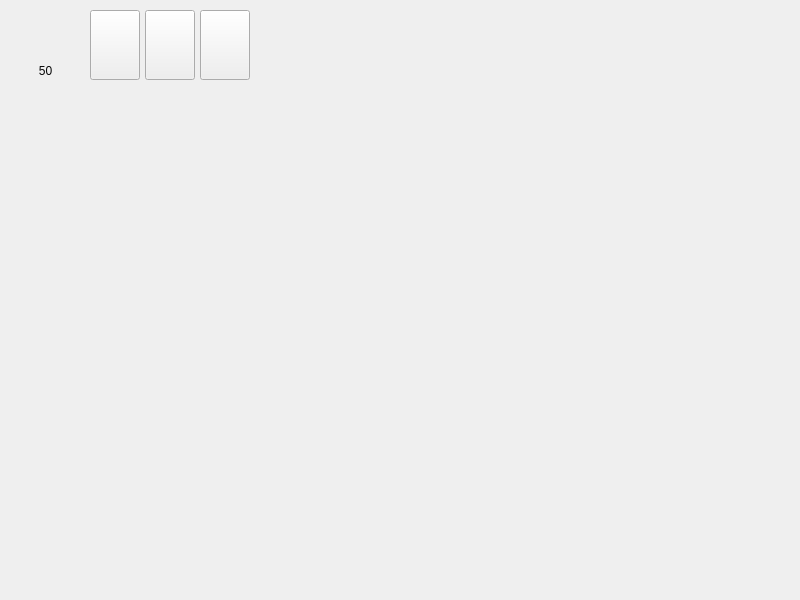
<?xml version="1.0" encoding="UTF-8"?>
<ui version="4.0">
 <class>fightwindow</class>
 <widget class="QWidget" name="fightwindow">
  <property name="geometry">
   <rect>
    <x>0</x>
    <y>0</y>
    <width>800</width>
    <height>600</height>
   </rect>
  </property>
  <property name="minimumSize">
   <size>
    <width>800</width>
    <height>600</height>
   </size>
  </property>
  <property name="windowTitle">
   <string>Plants vs Zombies</string>
  </property>
  <property name="windowIcon">
   <iconset resource="resource.qrc">
    <normaloff>:/resource/newwindowicon.png</normaloff>:/resource/newwindowicon.png</iconset>
  </property>
  <property name="styleSheet">
   <string notr="true"/>
  </property>
  <layout class="QHBoxLayout" name="horizontalLayout">
   <property name="spacing">
    <number>0</number>
   </property>
   <property name="leftMargin">
    <number>0</number>
   </property>
   <property name="topMargin">
    <number>0</number>
   </property>
   <property name="rightMargin">
    <number>0</number>
   </property>
   <property name="bottomMargin">
    <number>0</number>
   </property>
   <item>
    <widget class="QStackedWidget" name="stackedWidget">
     <property name="styleSheet">
      <string notr="true"/>
     </property>
     <widget class="QWidget" name="page">
      <property name="mouseTracking">
       <bool>true</bool>
      </property>
      <property name="styleSheet">
       <string notr="true"/>
      </property>
      <widget class="QWidget" name="widget" native="true">
       <property name="geometry">
        <rect>
         <x>10</x>
         <y>0</y>
         <width>522</width>
         <height>87</height>
        </rect>
       </property>
       <property name="maximumSize">
        <size>
         <width>522</width>
         <height>87</height>
        </size>
       </property>
       <property name="mouseTracking">
        <bool>true</bool>
       </property>
       <property name="styleSheet">
        <string notr="true">background-image: url(:/resource/ChooserBackground.png);</string>
       </property>
       <widget class="QPushButton" name="pushButton_card_sunflower">
        <property name="geometry">
         <rect>
          <x>80</x>
          <y>10</y>
          <width>50</width>
          <height>70</height>
         </rect>
        </property>
        <property name="cursor">
         <cursorShape>ArrowCursor</cursorShape>
        </property>
        <property name="styleSheet">
         <string notr="true">border-image: url(:/resource/向日葵卡片.png);</string>
        </property>
        <property name="text">
         <string/>
        </property>
       </widget>
       <widget class="QPushButton" name="pushButton_card_pea">
        <property name="geometry">
         <rect>
          <x>135</x>
          <y>10</y>
          <width>50</width>
          <height>70</height>
         </rect>
        </property>
        <property name="cursor">
         <cursorShape>ArrowCursor</cursorShape>
        </property>
        <property name="styleSheet">
         <string notr="true">border-image: url(:/resource/豌豆卡片.png);</string>
        </property>
        <property name="text">
         <string/>
        </property>
       </widget>
       <widget class="QPushButton" name="pushButton_card_nut">
        <property name="geometry">
         <rect>
          <x>190</x>
          <y>10</y>
          <width>50</width>
          <height>70</height>
         </rect>
        </property>
        <property name="cursor">
         <cursorShape>ArrowCursor</cursorShape>
        </property>
        <property name="styleSheet">
         <string notr="true">border-image: url(:/resource/土豆卡片.png);</string>
        </property>
        <property name="text">
         <string/>
        </property>
       </widget>
       <widget class="QLabel" name="label_plate">
        <property name="geometry">
         <rect>
          <x>10</x>
          <y>60</y>
          <width>51</width>
          <height>21</height>
         </rect>
        </property>
        <property name="cursor">
         <cursorShape>CrossCursor</cursorShape>
        </property>
        <property name="styleSheet">
         <string notr="true">border-image: url(:/resource/plate.png);
color: rgb(7, 7, 7);
font: 20pt &quot;AcadEref&quot;;</string>
        </property>
        <property name="text">
         <string>50</string>
        </property>
        <property name="alignment">
         <set>Qt::AlignCenter</set>
        </property>
        <property name="margin">
         <number>0</number>
        </property>
       </widget>
      </widget>
      <widget class="QLabel" name="label">
       <property name="geometry">
        <rect>
         <x>0</x>
         <y>0</y>
         <width>800</width>
         <height>600</height>
        </rect>
       </property>
       <property name="styleSheet">
        <string notr="true">background-image: none;
border-image: none;</string>
       </property>
       <property name="text">
        <string/>
       </property>
       <property name="pixmap">
        <pixmap resource="fightwindow_resource.qrc">:/resource/fightwindow_background.png</pixmap>
       </property>
       <property name="scaledContents">
        <bool>false</bool>
       </property>
      </widget>
      <zorder>label</zorder>
      <zorder>widget</zorder>
     </widget>
    </widget>
   </item>
  </layout>
 </widget>
 <resources>
  <include location="resource.qrc"/>
  <include location="fightwindow_resource.qrc"/>
 </resources>
 <connections/>
</ui>
